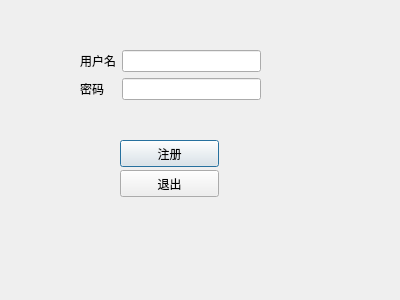
<?xml version="1.0" encoding="UTF-8"?>
<ui version="4.0">
 <class>ResignDialog</class>
 <widget class="QDialog" name="ResignDialog">
  <property name="geometry">
   <rect>
    <x>0</x>
    <y>0</y>
    <width>400</width>
    <height>300</height>
   </rect>
  </property>
  <property name="windowTitle">
   <string>Dialog</string>
  </property>
  <widget class="QWidget" name="formLayoutWidget">
   <property name="geometry">
    <rect>
     <x>80</x>
     <y>50</y>
     <width>181</width>
     <height>71</height>
    </rect>
   </property>
   <layout class="QFormLayout" name="formLayout">
    <item row="0" column="0">
     <widget class="QLabel" name="Label">
      <property name="text">
       <string>用户名</string>
      </property>
     </widget>
    </item>
    <item row="0" column="1">
     <widget class="QLineEdit" name="UserNameEdit"/>
    </item>
    <item row="1" column="0">
     <widget class="QLabel" name="Label_2">
      <property name="text">
       <string>密码</string>
      </property>
     </widget>
    </item>
    <item row="1" column="1">
     <widget class="QLineEdit" name="PassWordEdit"/>
    </item>
   </layout>
  </widget>
  <widget class="QPushButton" name="resigin">
   <property name="geometry">
    <rect>
     <x>120</x>
     <y>140</y>
     <width>99</width>
     <height>27</height>
    </rect>
   </property>
   <property name="text">
    <string>注册</string>
   </property>
  </widget>
  <widget class="QPushButton" name="pushButton">
   <property name="geometry">
    <rect>
     <x>120</x>
     <y>170</y>
     <width>99</width>
     <height>27</height>
    </rect>
   </property>
   <property name="text">
    <string>退出</string>
   </property>
  </widget>
 </widget>
 <resources/>
 <connections/>
</ui>
